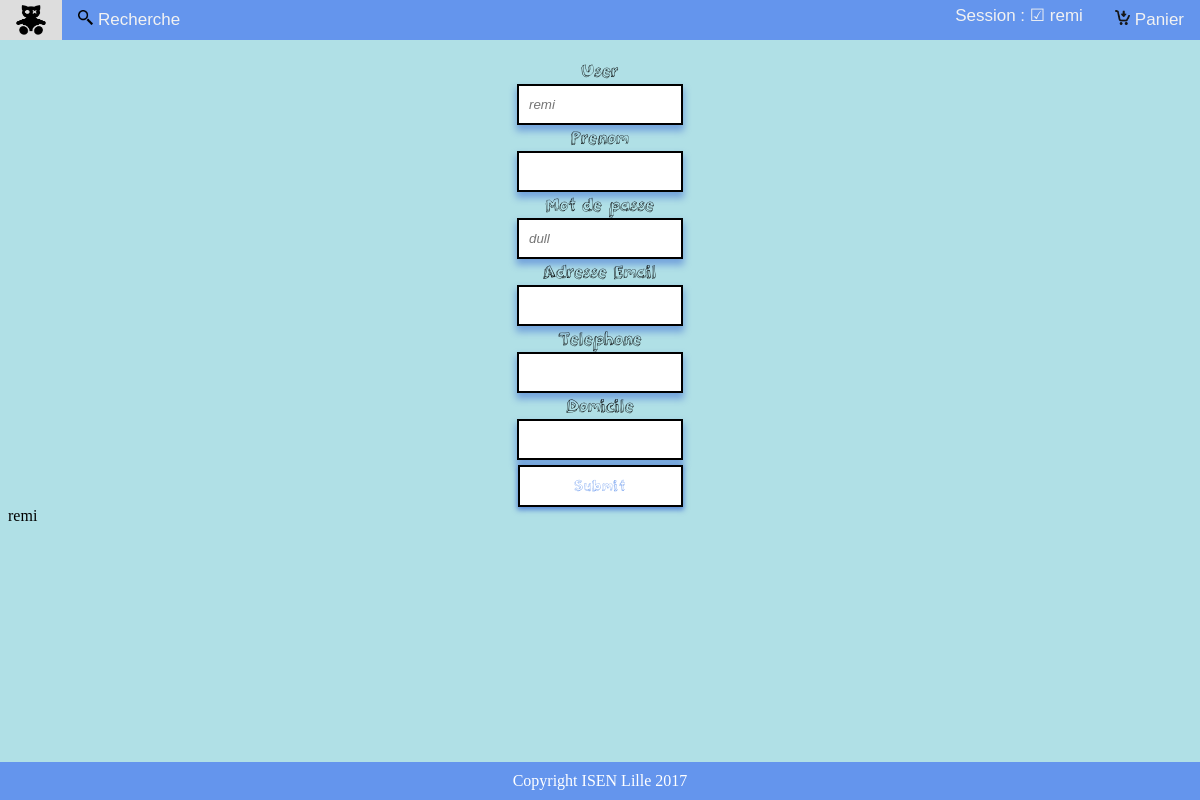
Screenshot of /page_profil/index.php (signed in) with the database file from the repository.
### tables this page shows
CREATE TABLE IF NOT EXISTS `users` (
  `userid` int(11) NOT NULL AUTO_INCREMENT,
  `username` text NOT NULL,
  `password` text NOT NULL,
  `physical_address` text ,
  `phone_number` text ,
  `email_address` text ,
  `name` text ,
  `surname` text ,
  PRIMARY KEY (`userid`)
);

### page_profil/index.php (called while the page is built, shortened)
<?php
require 'model.php';
$sessionid = $_SESSION['userid'];
$tablo = renvoi_valeur($sessionid) ;
$username = $tablo[0];
$name = $tablo[1];
$email = $tablo[6];
$phoneNumber = $tablo[5];
$physicalAddress = $tablo[4];
$password = $tablo[3];
require 'view.php';

### user.php (called while the page is built, shortened)
<?php
	function infosUser($userid)
	{
		try{
			$db = connectDB();
			$sql = 'SELECT * FROM users WHERE userid=\''.$userid.'\'';
			$query = $db->query($sql);
			$data = $query->fetch();
			$username = $data['username'];
			return $username;
		}
		catch (PDOException $e){
			echo ('Erreur: ' .$e->getMessage());
		}
	}
?>

### includes/checkSession.php (called while the page is built, shortened)
<?php
require_once dirname(__FILE__).'/../user.php';
function returnUserConnection($sessionid){
	$out['deco'] = "";
        $out['name'] = ' ☐ visiteur';
        if ($sessionid==="visiteur") {
                }
        elseif (!empty($sessionid)){
            $out['name'] = ' ☑ '.infosUser($sessionid);
            $out['deco'] = '<div id="lien"><a href="../logout.php">Se déconnecter</a></div>';
	}
	$out['message'] = "Bienvenue " .$out['name'];
        return $out;
}

### page_profil/model.php (called while the page is built, shortened)
<?php
    require('../user.php');
function renvoi_valeur($userid)
{
    try{
        $db = connectDB();
        $sql = 'SELECT * FROM users WHERE userid=\''.$userid.'\'';
        $query = $db->query($sql);
        $data = $query->fetch();
        $email = $data['email_address'];
        $phone = $data['phone_number'];
        $adress = $data['physical_address'];
        $mdp = $data['password'];
        $surname = $data['surname'];
        $name = $data['name'];
        $username = $data['username'];
        $tablo = array ($username,$name,$surname,$mdp,$adress,$phone,$email);
        return $tablo;
    }
    catch (PDOException $e){
        echo ('Erreur: ' .$e->getMessage());
    }
}

### page_profil/view.php (the view, shortened to what this page needs)
<!DOCTYPE html>
<html>
    <head>
        <link rel="stylesheet" type="text/css" href="../style.css">
    </head>
    <body>
        <div id="myheader" >
<?php
require( "../includes/header.php");
?>
        <form method="post">
            <label class="saisieTexte"   for="username">User</label><br>
            <input type="text" placeholder="<?php echo $username; ?>"  name="prenom" id="prenom"><br>
            <label class="saisieTexte" for="password">Prenom</label><br>
            <input  type="text" placeholder="<?php echo $name; ?>" name="nom" id="nom"><br>
            <label class="saisieTexte"   for="username">Mot de passe</label><br>
            <input type="text" placeholder="<?php echo $password; ?>"  name="prenom" id="prenom"><br>
            <label class="saisieTexte" for="password">Adresse Email</label><br>
            <input  type="text" placeholder="<?php echo $email; ?>" name="nom" id="nom"><br>
            <label class="saisieTexte" for="password">Telephone</label><br>
            <input  type="text" placeholder="<?php echo $phoneNumber; ?>" name="nom" id="nom"><br>
            <label class="saisieTexte" for="password">Domicile</label><br>
            <input  type="text" placeholder="<?php echo $physicalAddress; ?>" name="nom" id="nom"><br>
            <input class="saisieTexte" type="submit" value="Submit" name="bouton">
        </form>
        <?php echo $username; ?>
        <div id="msglogin"><?php echo $msgErreurConnexion ?></div>
        <div id="msglogin"><?php echo $msgErreurInscription ?></div>
       <div id="myfooter"> <?php include_once '../includes/footer.html'; ?></div>
    </body>
</html>

### style.css (style rules this page uses)
body { background-color: powderblue; margin-bottom: 90px; }
#myheader { position: fixed; top: 0; width: 100%; left: 0; z-index: 3; }
footer { background-color: cornflowerblue; text-align: center; color: white; margin-top: 50px; padding: 10px; }
#myfooter { position: fixed; bottom: 0; width: 100%; left: 0; }
[type='submit'] { margin-top: 5px; background-color: white; height: 42px; width:165px; border: 2px solid black; font-family:"hangar"; letter-spacing: 1px; color: cornflowerblue; box-shadow: 0px 2px 5px 1px rgba(0,50,200,0.5); }
.saisieTexte { font-weight:italic; font-family:"3dumbregular"; }
[type='text'],[type='password'] { width:150px; min-width: 100px; height: 35px; border: 2px solid black; padding-left: 10px; box-shadow: 4px 4px 6px black; font-style: italic; box-shadow: 0px 5px 7px 1px rgba(0,50,200,0.35) }
form { text-align: center; padding-top: 50px; }
#msglogin { margin-left: auto; margin-right: auto; padding-top: 10px; width: 300px; }

### rows the page displays
users: prenom "remi", prenom "dull", username "remi"

### other values shown
$temp1['name'] "☑ remi"
